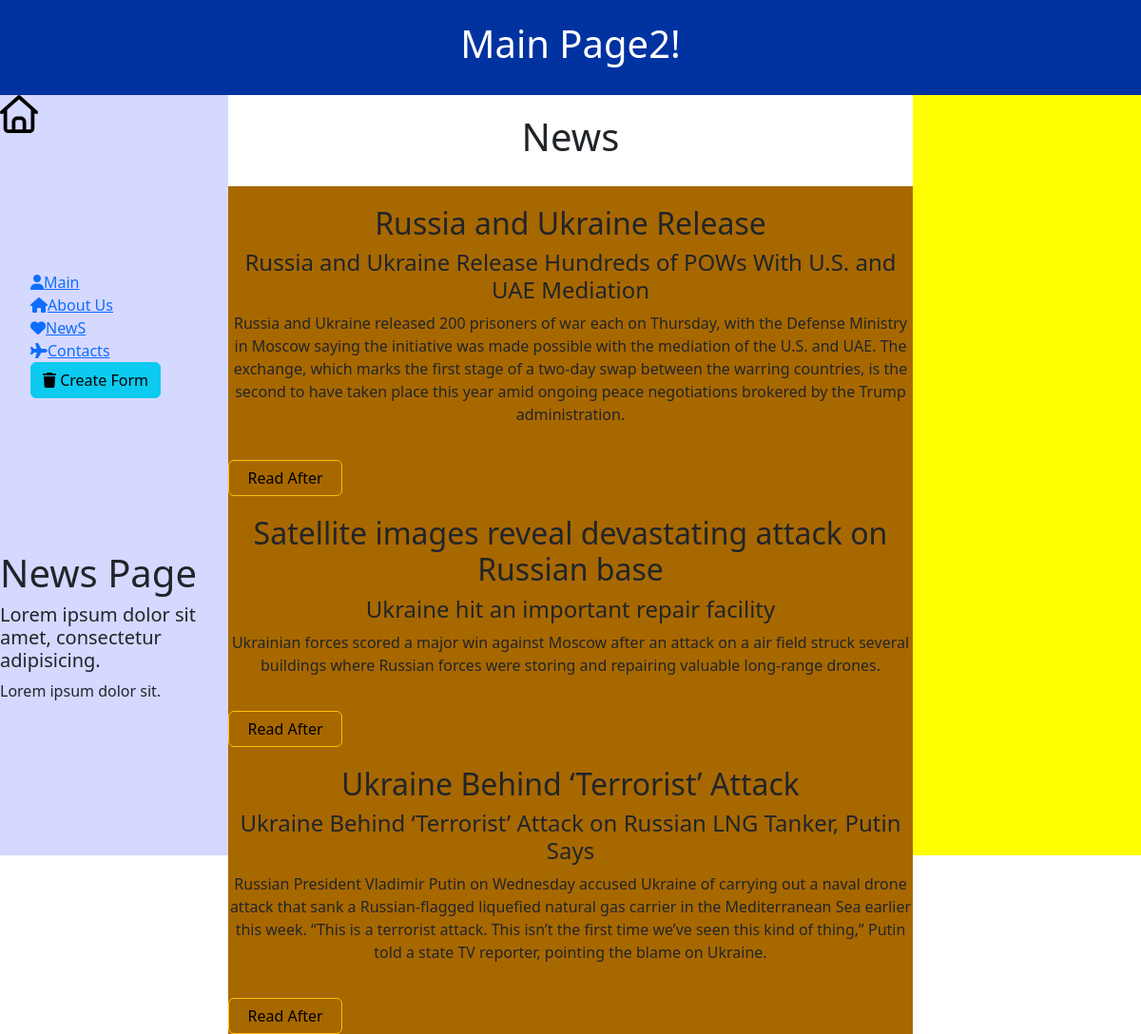
Before: /news/ with the older database file.
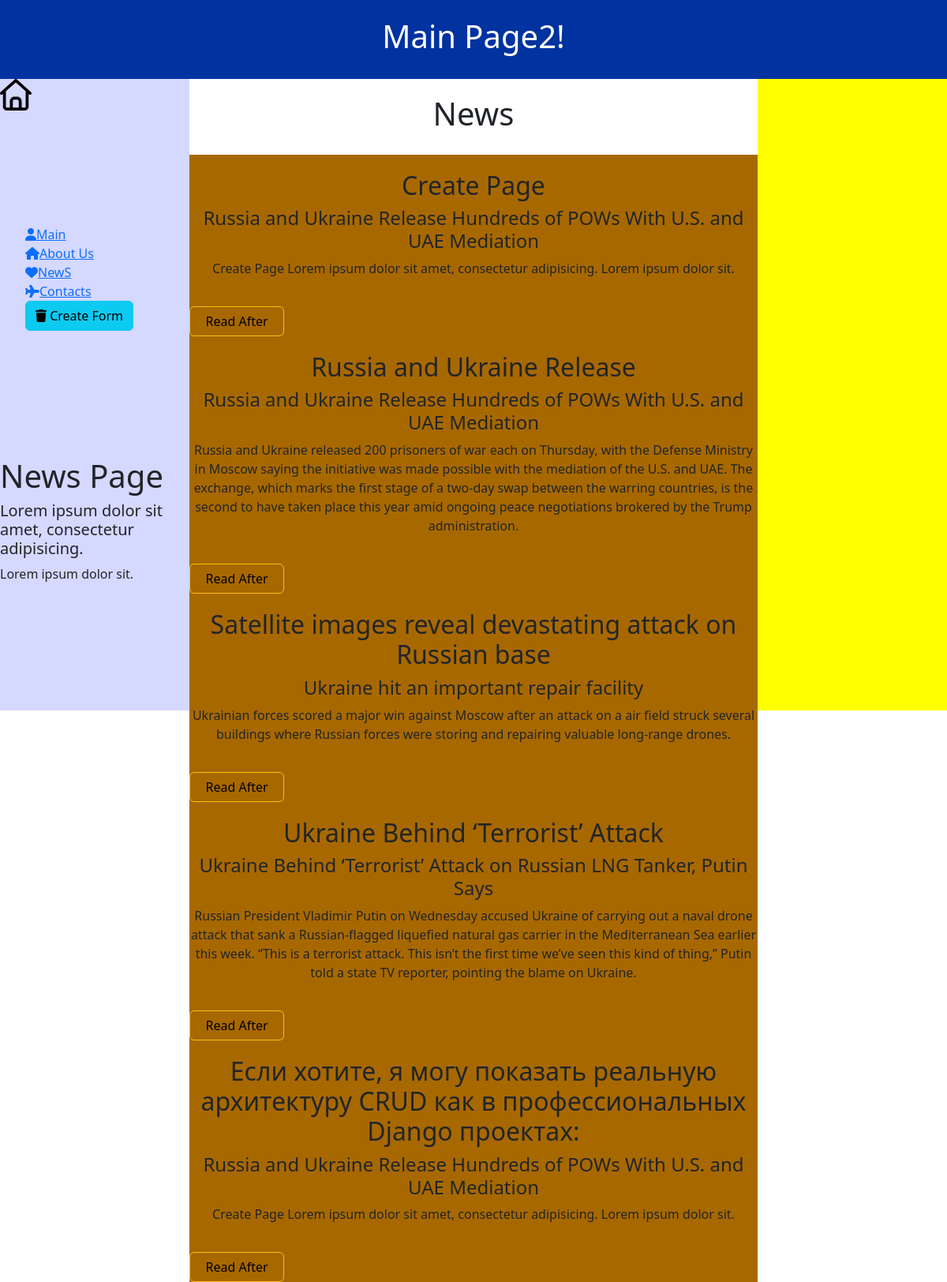
After: the same page with the newer database file.
### news/models.py (models this page shows, shortened)
class Art(models.Model):
    title = models.CharField("Art Name",max_length=100)
    content = models.TextField("Art Content")
    input = models.TextField("Art Input")
    date = models.DateTimeField("Art Date")
    class Meta:
        verbose_name = "Art"
        verbose_name_plural = "Arts"

### news/views.py (the view)
# urls.py: path("news/", include('news.urls')),
def news(request):
    arts = Art.objects.order_by("title")
    return render(request, "news/news.html", {
        "arts": arts,
        "debug": "VIEW IS WORKING"
    })

### news/templates/news/news.html (shortened to what this page needs)
{% extends "main/layout.html" %}
{% block content %}
    <h1>News Page</h1>
    <h5>Lorem ipsum dolor sit amet, consectetur adipisicing.</h5>
    {% include 'main/test2.html' %}
{% endblock %}
{% block basic %}
<h1>News</h1>
 <div class ="alert-warning">
 {% if arts %}
     {% for art in arts %}
     <div class="basic">
         <div class="basic__title">
              <h2>{{ art.title }}</h2>
         </div>
         <div class="basic__input">
               <h4>{{ art.input }}</h4>
         </div>
         <div class="basic__content">
              <p>{{ art.content }}</p>
         </div>
         <a href="{% url 'detail' art.id %}" class="btn btn-warning">Read After</a>
     </div>
     {% endfor %}
{% else %}
    <p>You have not arts</p>
{% endif %}
 </div>
{% endblock %}

Changed rows visible on the page:
added Art: title "Create Page", input "Russia and Ukraine Release Hundreds of POWs With U.S. and UAE Mediation", content "Create Page Lorem ipsum dolor sit amet, consectetur adipisicing. Lorem ipsum dolor sit."
added Art: title "Если хотите, я могу показать реальную архитектуру CRUD как в профессиональных Django проектах:", input "Russia and Ukraine Release Hundreds of POWs With U.S. and UAE Mediation", content "Create Page Lorem ipsum dolor sit amet, consectetur adipisicing. Lorem ipsum dolor sit."
